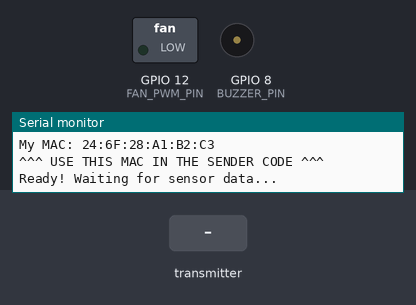
A sketch run on a simulated ESP32-S3. Parts: switched loads named in the sketch (green lamp = pin HIGH), buzzer (waves = sounding), the last lines printed to the serial monitor. Inputs (shaded band) come from the test bench.

Above: at 1.7 s.
1.8 s: the transmitter starts sending mq135 = 1024
At 1.9 s:
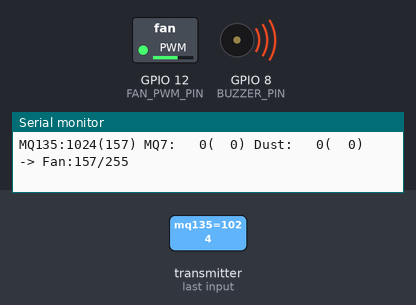
At 2.3 s:
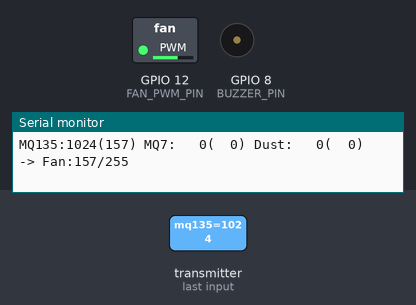
3.5 s: the transmitter starts sending mq7 = 4095
At 5.7 s:
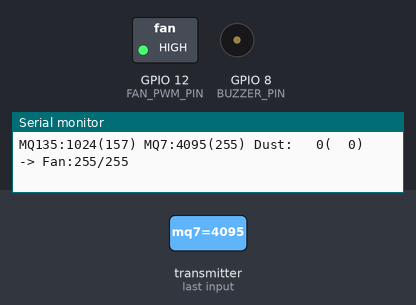
6.5 s: the transmitter starts sending dust = 1024
9.3 s: the transmitter starts sending alert = 1
12.3 s: the transmitter starts sending mq135 = 0
15.3 s: the transmitter starts sending mq7 = 0
At 16.5 s:
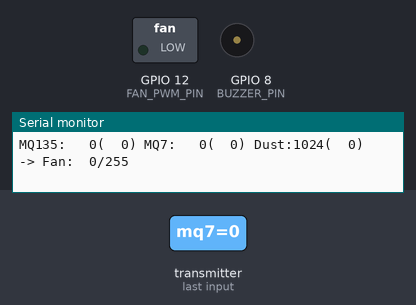
Timing chart, 0 to 17.8 s (numbered marks = the images above; inputs shaded):
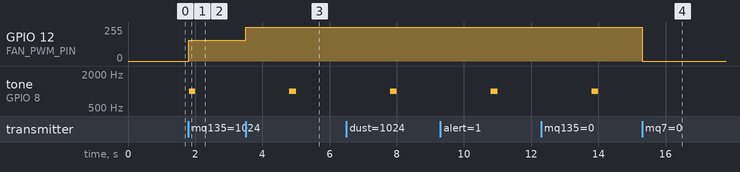

The sketch:

ESPRECEIVERQUINTEN.ino
```cpp
/*
  ESP32 RECEIVER - Ventilation Controller
  Receives raw sensor values, controls fan speed directly
  Visual/audio alerts via WS2812B LEDs and piezo buzzer

  Pin assignments:
  Fan PWM (MOSFET) -> GPIO 12
  Buzzer           -> GPIO 8
  Tacho fan wire (for future speed feedback) -> GPIO 11
*/

#include <esp_now.h>
#include <WiFi.h>
//#include <Adafruit_NeoPixel.h>

// PINS setup
#define FAN_PWM_PIN    12
#define BUZZER_PIN     8
#define TACHO_PIN      11  // Fan speed feedback wire (Yellow/White)

// THRESHOLDS: fan starts accelerating
// These are RAW ADC values (0-4095). we can adjust it after testing!
// When sensors read ABOVE these values, we consider it "polluted"
#define MQ135_HIGH     800
#define MQ7_HIGH       1000
#define DUST_HIGH      2000

// Separate the buzzer channels tone() and ledcAttach()
// They clash while tryig to use the same ESP32's LEDC hardware
#define BUZZER_CHANNEL  1
#define BUZZER_FREQ     1000    // Initial frequency in Hz
#define BUZZER_RES      8       // Duty cycle resolution in bits

// DATA PACKET (must match sender!)
typedef struct SensorPacket {
  uint16_t mq135;
  uint16_t mq7;
  uint16_t dust;
  bool alert;
  bool mq135Alert;
  bool mq7Alert;
  bool dustAlert;
} SensorPacket;

SensorPacket packet;
bool gotData = false;
unsigned long lastDataTime = 0;

// SETUP the buzzer, fan and bluetooth connection
void setup() {
  Serial.begin(115200);
  delay(500);
  Serial.println("=== VENTILATION CONTROLLER ===");

  // Buzzer init
  pinMode(BUZZER_PIN, OUTPUT);
  digitalWrite(BUZZER_PIN, LOW);

  // Fan PWM init — replace the two fan lines in setup() with:
  ledcAttach(FAN_PWM_PIN, 25000, 8);  // pin, 25kHz, 8-bit
  ledcWrite(FAN_PWM_PIN, 0);           // start off

  // Buzzer separate channel ???
  ledcAttach(BUZZER_PIN, BUZZER_FREQ, BUZZER_RES);
  ledcWrite(BUZZER_PIN, 0);  // off

  // For future fan speed feedback
  pinMode(TACHO_PIN, INPUT);  // Use Input instead of INPUT_PULLUP because we will add an external pull-up resistor

  // WiFi + ESP-NOW init
  WiFi.mode(WIFI_STA);
  Serial.print("My MAC: ");
  Serial.println(WiFi.macAddress());
  Serial.println("^^^ USE THIS MAC IN THE SENDER CODE ^^^\n");

  if (esp_now_init() != ESP_OK) {
    Serial.println("ESP-NOW failed!");
    while (true) { delay(1000); }
  }

  esp_now_register_recv_cb(esp_now_recv_cb_t(onDataRecv));

  Serial.println("Ready! Waiting for sensor data...\n");
}

// Use for fan control
int gasDuty(uint16_t value, uint16_t high) {
  if (value < high) return 0;
  int duty = map(value, high, 4095, 150, 255);  // 4095 = max possible ADC reading
  if (duty > 255) duty = 255;
  if (duty < 40)  duty = 40;
  return duty;
}

// FAN CONTROL
void setFanSpeed() {
  int duty135  = gasDuty(packet.mq135, MQ135_HIGH);
  int duty7    = gasDuty(packet.mq7,   MQ7_HIGH);
  int dutyDust = gasDuty(packet.dust,  DUST_HIGH);

  int duty = duty135;
  if (duty7 > duty)    duty = duty7;
  if (dutyDust > duty) duty = dutyDust;

  ledcWrite(FAN_PWM_PIN, duty);  // 0 = off, 40-255 = running

  Serial.printf("MQ135:%4d(%3d) MQ7:%4d(%3d) Dust:%4d(%3d) -> Fan:%3d/255\n",
                packet.mq135, duty135, packet.mq7, duty7, packet.dust, dutyDust, duty);
}

// BUZZER
void checkBuzzer() {
  static unsigned long lastBuzzTime = 0;
  const unsigned long BUZZ_INTERVAL = 3000;  // every 3 seconds
  const unsigned long BUZZ_DURATION = 200;   // for 0.2 seconds

  // Fan is running = air is polluted = buzz
  int duty = max({gasDuty(packet.mq135, MQ135_HIGH),
                  gasDuty(packet.mq7, MQ7_HIGH),
                  gasDuty(packet.dust, DUST_HIGH)});

  if (duty == 0) {
    ledcWrite(BUZZER_PIN, 0);
    lastBuzzTime = millis();  // reset so it chirps immediately next time
    return;
  }

  unsigned long elapsed = millis() - lastBuzzTime;

  if (elapsed < BUZZ_DURATION) {
    ledcWrite(BUZZER_PIN, 128);  // 50% duty = buzzer on
  } else if (elapsed >= BUZZ_INTERVAL) {
    lastBuzzTime = millis();
    ledcWrite(BUZZER_PIN, 128);  // 50% duty = buzzer on
  } else {
    ledcWrite(BUZZER_PIN, 0);  // silent gap between chirps
  }
}

// Check if the packets are being received
unsigned long packetCount = 0;

void onDataRecv(const uint8_t *mac, const uint8_t *incomingData, int len) {
  packetCount++;

  Serial.printf("\n[ESP-NOW] Packet #%lu received from %02X:%02X:%02X:%02X:%02X:%02X (len=%d)\n",
                packetCount, mac[0], mac[1], mac[2], mac[3], mac[4], mac[5], len);

  if (len == sizeof(SensorPacket)) {
    memcpy(&packet, incomingData, sizeof(SensorPacket));
    gotData = true;
    lastDataTime = millis();
    Serial.println("[ESP-NOW] Packet size OK, data copied.");
  } else {
    Serial.printf("[ESP-NOW] WRONG SIZE! Expected %d bytes, got %d\n", sizeof(SensorPacket), len);
  }
}


//  MAIN LOOP
void loop() {
  // Heartbeat while waiting for first packet
  static unsigned long lastHeartbeat = 0;
  if (lastDataTime == 0 && millis() - lastHeartbeat > 2000) {
    Serial.println("Still waiting for first packet...");
    lastHeartbeat = millis();
  }

  if (gotData) {
    gotData = false;

    // Log which sender this came from (prep for multi-sender FR-12)
    // MAC is not stored yet — see onDataRecv note below
    Serial.printf("RECV | MQ135:%4d | MQ7:%4d | Dust:%4d | Alert:%s\n",
                  packet.mq135, packet.mq7, packet.dust,
                  packet.alert ? "YES" : "no");

    setFanSpeed();
  }

  checkBuzzer();  // runs continuously, independent of packet timing

  // After 10 seconds without data, run fan at safety speed
  if (millis() - lastDataTime > 10000 && lastDataTime > 0) {
    ledcWrite(FAN_PWM_PIN, 60);  // safety speed

    // Turn the buzzer on once-in-a-while to alert about lost communication
    if ((millis() / 1000) % 10 == 0) {
      ledcWrite(BUZZER_PIN, 500);  // Low tone every 10 seconds
    } else {
      ledcWrite(BUZZER_PIN, 0);
    }

    Serial.println("No data! Running fan at safety speed.");
    lastDataTime = millis();
  }
}
```

Measured:
- after the input at 1.8 s, GPIO 12 (FAN_PWM_PIN): 0/255 → 156/255 at once; tone on GPIO 8 (BUZZER_PIN): silent → 1000 Hz at once, → silent 0.19 s later
- after the input at 3.5 s, GPIO 12 (FAN_PWM_PIN): 156/255 → 255/255 at once
- after the input at 15.3 s, GPIO 12 (FAN_PWM_PIN): 255/255 → 0/255 at once; tone on GPIO 8 (BUZZER_PIN): stays silent (without the input it goes to 1000 Hz after 1.5 s)
